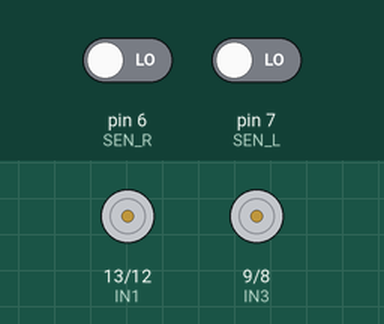
This sketch was run on a simulated Arduino Uno, built with avr-gcc and run on an emulated ATmega328P. Parts: motor-driver pin pairs drawn as motors (green arrow = first pin HIGH = forward, orange = second pin HIGH = backward, longer = more drive, scaled by the enable pin). Inputs (shaded band) come from the test bench; at power-on: pin 6 (SEN_R) LOW, pin 7 (SEN_L) LOW.

Above: at 1.2 s.
1.3 s: pin 6 (SEN_R) driven HIGH
At 2.5 s:
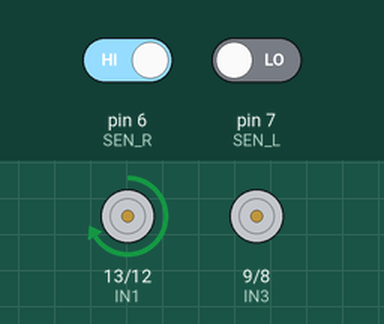
2.8 s: pin 7 (SEN_L) driven HIGH
At 3.7 s:
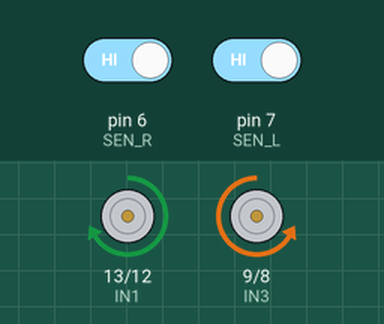
4.3 s: pin 6 (SEN_R) driven LOW
At 4.7 s:
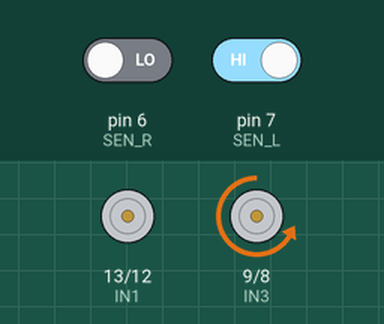
Timing chart, 0 to 7.3 s (numbered marks = the images above; inputs shaded):
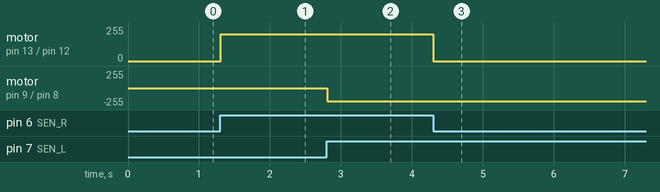

Measured:
- after the input at 1.3 s, motor on pin 13 (IN1) / pin 12 (IN2): stopped → forward 200/255 at once
- after the input at 2.8 s, motor on pin 9 (IN3) / pin 8 (IN4): stopped → backward 200/255 at once
- after the input at 4.3 s, motor on pin 13 (IN1) / pin 12 (IN2): forward 200/255 → stopped at once

The sketch:

sketch_sep21b.ino
```cpp
  #define IN1 13
  #define IN2 12
  #define IN3 9
  #define IN4 8
  #define PWMA 11
  #define PWMB 10
  #define SEN_L 7
  #define SEN_R 6
  int SL=0 ;
  int SR=0 ;
void setup() {
  pinMode(SEN_L,INPUT);
  pinMode(SEN_R,INPUT);
  pinMode(IN1,OUTPUT);
  pinMode(IN2,OUTPUT);
  pinMode(IN3,OUTPUT);
  pinMode(IN4,OUTPUT);
}
void loop(){
  robot1();
}
void robot(int in1, int in2, int pwmA, int in3, int in4, int pwmB,int dl)
{
  digitalWrite(IN1,in3);
  digitalWrite(IN2,in4);
  analogWrite(PWMA,pwmB);
  digitalWrite(IN3,in1);
  digitalWrite(IN4,in2);
  analogWrite(PWMB,pwmA);
  delay(dl);
}
void readsen()
{
  SL = digitalRead(SEN_L);
  SR = digitalRead(SEN_R);
}
void robot1(){
  readsen();
  if (SL==1 && SR==1)
  {
    robot(0,1,200,1,0,200,10);
  }
  else if(SL==0 && SR==1)
  {
    robot(0,0,200,1,0,200,10);
  }
  else if(SL==1 && SR==0)
  {
    robot(0,1,200,0,0,200,10);
  }
  else
  {
    robot(0,0,0,0,0,0,10);
    //while(true);
  }
}
```
